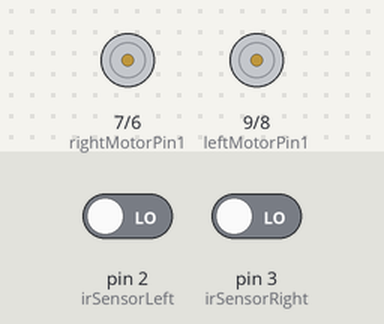
Simulated run of this sketch. Board: Arduino Uno, built with avr-gcc and run on an emulated ATmega328P. On the bench: motor-driver pin pairs drawn as motors (green arrow = first pin HIGH = forward, orange = second pin HIGH = backward, longer = more drive). The inputs (shaded band) are chosen by the test bench; at power-on: pin 2 (irSensorLeft) LOW, pin 3 (irSensorRight) LOW.

Above: at 2.6 s.
2.7 s: pin 2 (irSensorLeft) driven HIGH
At 3.2 s:
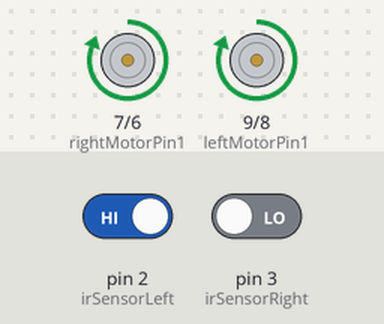
4.2 s: pin 3 (irSensorRight) driven HIGH
At 5.4 s:
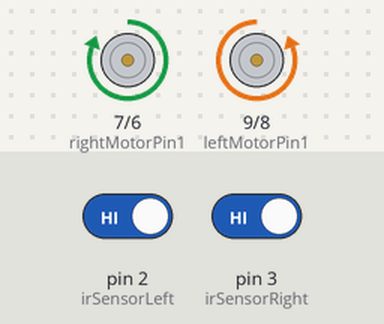
5.7 s: pin 2 (irSensorLeft) driven LOW
At 6.7 s:
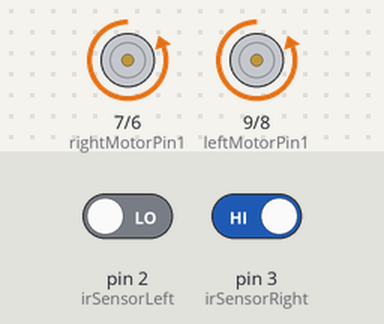
7.2 s: pin 3 (irSensorRight) driven LOW
At 7.8 s:
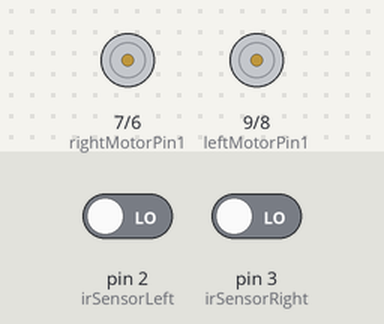
Timing chart, 0 to 9.7 s (numbered marks = the images above; inputs shaded):
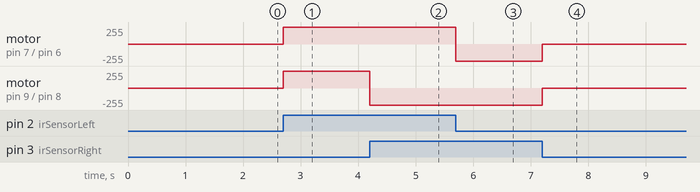

The sketch:

line_follower.ino
```cpp
//ir sensors
#define irSensorLeft 2
#define irSensorRight 3

#define motorSpeed 180

//left motor
//#define enableLeftMotor x
#define leftMotorPin1 9
#define leftMotorPin2 8

//right motor
//#define enableRightMotor x
#define rightMotorPin1 7
#define rightMotorPin2 6

void setup() {
  //setup code that only runs once, when the code starts
  Serial.begin(9600);

  //pinMode(enableLeftMotor, OUTPUT);
  pinMode(leftMotorPin1, OUTPUT);
  pinMode(leftMotorPin2, OUTPUT);

  //pinMode(enableRightMotor, OUTPUT);
  pinMode(rightMotorPin1, OUTPUT);
  pinMode(rightMotorPin2, OUTPUT);

  pinMode(irSensorLeft, INPUT);
  pinMode(irSensorRight, INPUT);
}

void loop() {
  //main code that runs repeatedly

  int leftIRvalue = digitalRead(irSensorLeft);
  int rightIRvalue = digitalRead(irSensorRight);

  if(leftIRvalue == HIGH && rightIRvalue == HIGH)
  {
    forward();
  }
  else if(leftIRvalue == LOW && rightIRvalue == HIGH)
  {
    right();
  }
  else if(leftIRvalue == HIGH && rightIRvalue == LOW)
  {
    left();
  }
  else
  {
    stop();
    delay(200);
  }

}

void forward()
{
  //analogWrite(enableLeftMotor, abs(motorSpeed));
  //analogWrite(enableRightMotor, abs(motorSpeed));
  //left motor
  digitalWrite(leftMotorPin1, LOW);
  digitalWrite(leftMotorPin2, HIGH);
  //right motor
  digitalWrite(rightMotorPin1, HIGH);
  digitalWrite(rightMotorPin2, LOW);
  delay(500);
}

void left()
{
  //analogWrite(enableLeftMotor, abs(motorSpeed));
  //analogWrite(enableRightMotor, abs(motorSpeed));
  //left motor
  digitalWrite(leftMotorPin1, HIGH);
  digitalWrite(leftMotorPin2, LOW);
  //right motor
  digitalWrite(rightMotorPin1, HIGH);
  digitalWrite(rightMotorPin2, LOW);
  delay(500);
}

void right()
{
  //analogWrite(enableLeftMotor, abs(motorSpeed));
  //analogWrite(enableRightMotor, abs(motorSpeed));
  //left motor
  digitalWrite(leftMotorPin1, LOW);
  digitalWrite(leftMotorPin2, HIGH);
  //right motor
  digitalWrite(rightMotorPin1, LOW);
  digitalWrite(rightMotorPin2, HIGH);
  delay(500);
}

void backward()
{
  //analogWrite(enableLeftMotor, abs(motorSpeed));
  //analogWrite(enableRightMotor, abs(motorSpeed));
  //left motor
  digitalWrite(leftMotorPin1, HIGH);
  digitalWrite(leftMotorPin2, LOW);
  //right motor
  digitalWrite(rightMotorPin1, LOW);
  digitalWrite(rightMotorPin2, HIGH);
  delay(500);
}

void stop()
{
  //left motor
  digitalWrite(leftMotorPin1, LOW);
  digitalWrite(leftMotorPin2, LOW);
  //right motor
  digitalWrite(rightMotorPin1, LOW);
  digitalWrite(rightMotorPin2, LOW);
  delay(700);
}
```

Measured:
- after the input at 2.7 s, motor on pin 7 (rightMotorPin1) / pin 6 (rightMotorPin2), motor on pin 9 (leftMotorPin1) / pin 8 (leftMotorPin2): stopped → forward 255/255 at once
- after the input at 4.2 s, motor on pin 9 (leftMotorPin1) / pin 8 (leftMotorPin2): forward 255/255 → backward 255/255 at once
- after the input at 5.7 s, motor on pin 7 (rightMotorPin1) / pin 6 (rightMotorPin2): forward 255/255 → backward 255/255 at once
- after the input at 7.2 s, motor on pin 7 (rightMotorPin1) / pin 6 (rightMotorPin2), motor on pin 9 (leftMotorPin1) / pin 8 (leftMotorPin2): backward 255/255 → stopped at once
